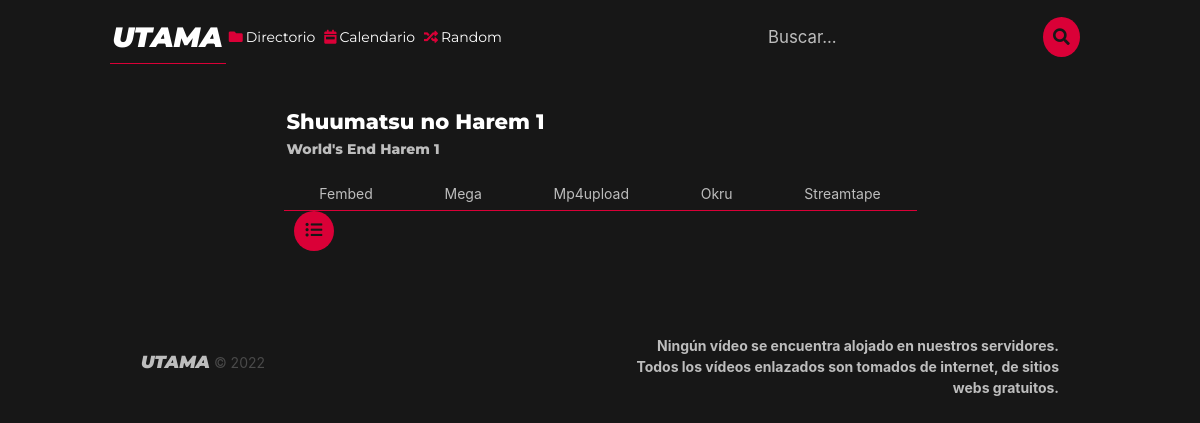
Screenshot of /ver/4/Shuumatsu no Harem with the database file from the repository.
### animefly/utama/models.py (models this page shows, shortened)
class Episode(models.Model):
    id = models.AutoField(primary_key=True)
    anime = models.ForeignKey(Anime, on_delete=models.CASCADE)
    episode = models.IntegerField()
    title = models.CharField(max_length=100)
    titleEn = models.CharField(max_length=100)
    fansub = models.CharField(max_length=100, blank=True)
    fsLink = models.CharField(max_length=100, blank=True)
    ThumbnailFilename = models.UUIDField(default=str(uuid4().hex), editable=False, unique=True)
    Thumbnail = models.ImageField(upload_to=UploadToPathAndRename('media/thumbnail'))

class AnimeEpisode(models.Model):
    id = models.AutoField(primary_key=True)
    anime = models.ForeignKey(Anime, on_delete=models.CASCADE)
    episode = models.ForeignKey(Episode, on_delete=models.CASCADE)
    server = models.CharField(max_length=100, default='')
    link = models.CharField(max_length=100 , default='')

### animefly/utama/views.py (the view)
# urls.py: path('ver/<int:id>/<str:nombre>', views.ver, name='ver'),
def ver(request, id, nombre=None):
    episode = Episode.objects.get(id=id)
    anime_episode = AnimeEpisode.objects.filter(episode_id=id).order_by('server')
    prev = Episode.objects.filter(anime_id=episode.anime_id).filter(id__lt=episode.id).order_by('-id')[0:1]
    next = Episode.objects.filter(anime_id=episode.anime_id).filter(id__gt=episode.id).order_by('id')[0:1]
    return render(request, 'utama/ver.html', {'episode': episode, 'servers': anime_episode, 'prev': prev, 'next': next})

### templates/utama/ver.html (shortened to what this page needs)
{% extends 'utama/layout.html' %}
{% block content %}
<section class="section">
    <div class="container">
        <div class="columns is-centered">
            <div class="column is-8">
                <div class="name-container block" style="display: inline-flex;width: 100%;flex-wrap: nowrap;justify-content: space-between; align-items: center;">
                    <div class="name-container-names" style="display: flex; flex-direction: column;">
                        <h1 class="subtitle is-4 has-text-left" style="font-style:normal; font-weight:800; padding: 3px; font-family: Montserrat; font-style: normal; color: var(--main-text-color-hover); margin-bottom: 0;">
                            {{episode.title}} {{episode.episode}}
                        </h1>
                        <h2 class="subtitle is-6 has-text-left block" style="font-style:normal; font-weight:800; padding: 3px; font-family: Montserrat; font-style: normal; color: var(--main-text-color);">
                            {{episode.titleEn}} {{episode.episode}}
                        </h2>
                    </div>
                </div>
                <div id="tabs-with-content" class="close">
                    <div class="tabs" >
                      <ul>
                        {% for server in servers %}
                            <li>
                                <a id="tab">{{ server.server}}</a>
                            </li>
                        {% endfor %}
                      </ul>
                    </div>
                    <div style="display: inline-flex; align-items: center; justify-content: space-between; flex-direction: row; width: 100%;">
                        <div class="left-container is-4" style="display: flex; flex-direction: row; align-items: center;">
                            <div style="display:flex;" class="mx-3">
                                <a href="{% url 'anime' id=episode.anime_id nombre=episode.title %}" class="ver-anime-btn icon" style="color: var(--main-bg-color);">
                                    <span class="icon">
                                        <i class="fas fa-list-ul"></i>
                                    </span>
                                </a>
                            </div>
                        </div>
                    </div>
                </div>
            </div>
          </div>
    </div>
</section>
{% endblock %}

### static/utama/css/style.css (style rules this page uses)
:root { --main-bg-color:#171717; --seondary-bg-color:#444444; --main-text-color: #bdbdbd; --main-text-color-hover: #FFF; --main-primary-color: #da0037; }
html { background-color: var(--main-bg-color); color: var(--main-text-color); font-family: 'Roboto', sans-serif; font-size: 14px; line-height: 1.5; margin: 0; padding: 0; }
.tabs>ul { justify-content: space-around; }
.tabs ul { border-bottom: 1px solid var(--main-primary-color); }
#tabs-with-content .tabs:not(:last-child) { margin-bottom: 0; }
.ver-anime-btn { background-color: var(--main-primary-color); border: none; border-radius: 50%; color: var(--main-bg-color); cursor: pointer; font-size: 1.2em; height: 40px; width: 40px; }

### rows the page displays
Episode: title "Shuumatsu no Harem", episode "1", titleEn "World's End Harem"
AnimeEpisode: server "Fembed"
AnimeEpisode: server "Mega"
AnimeEpisode: server "Mp4upload"
AnimeEpisode: server "Okru"
AnimeEpisode: server "Streamtape"
